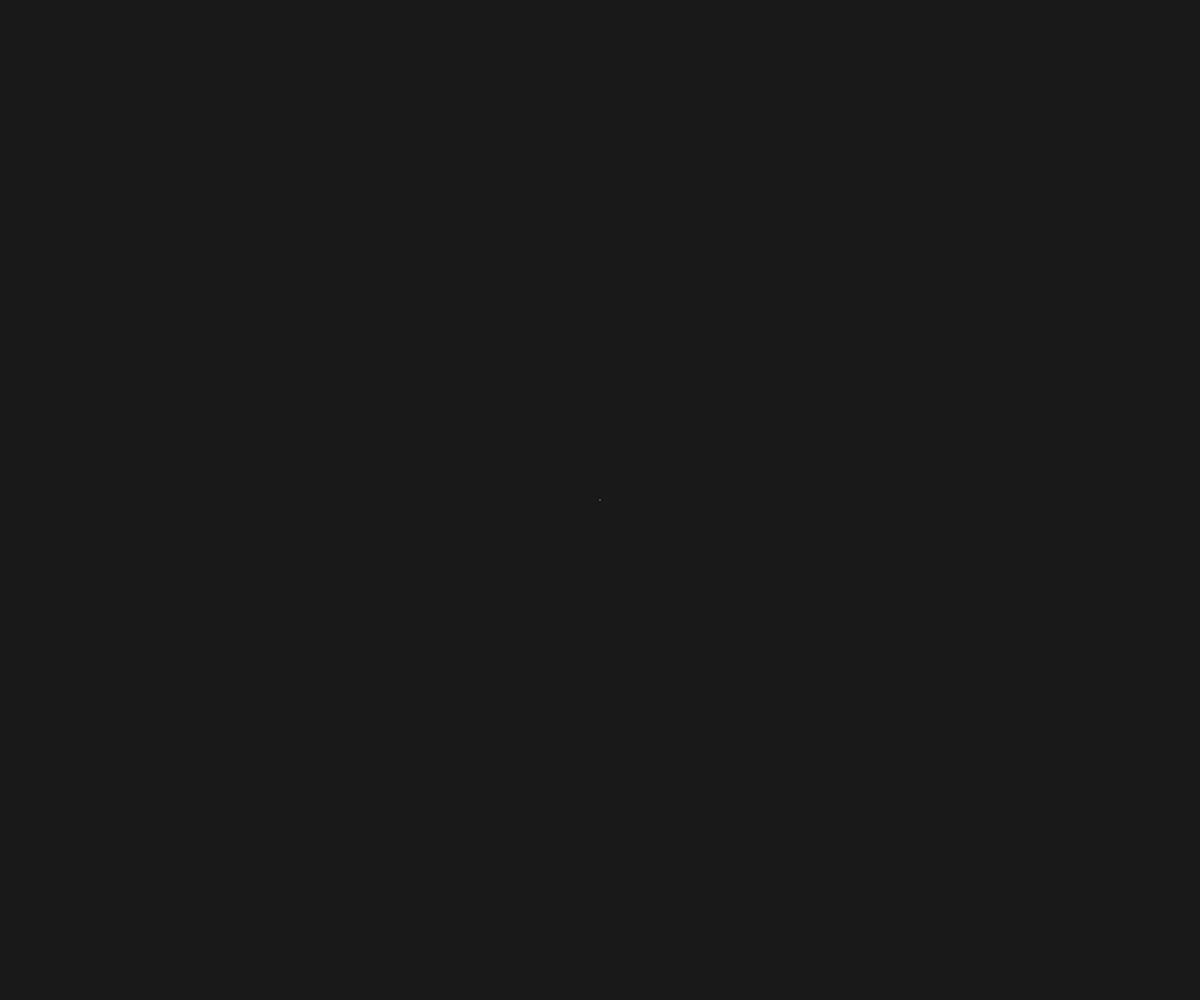
Frame 1 (no input)
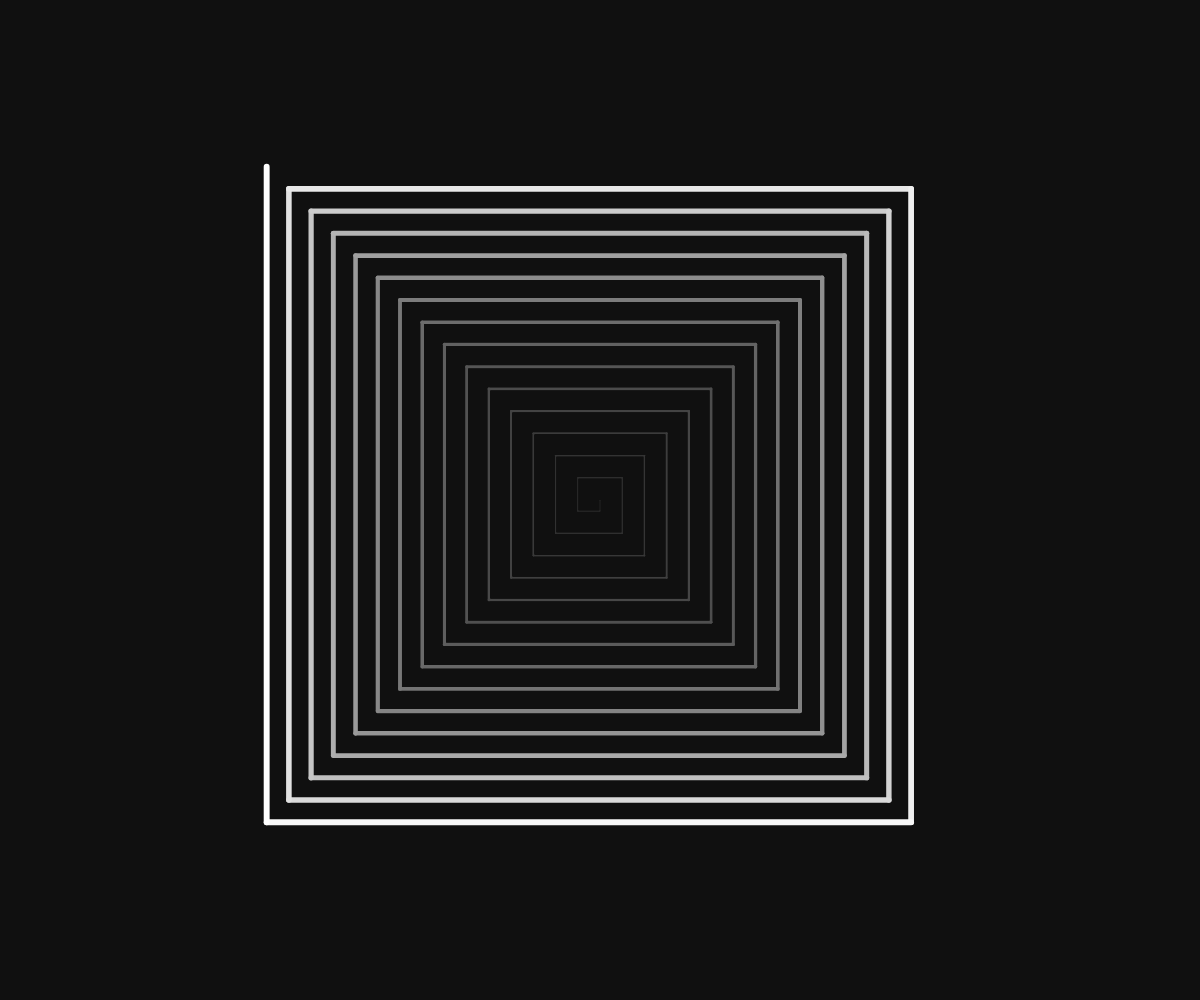
Frame 60 (no input)
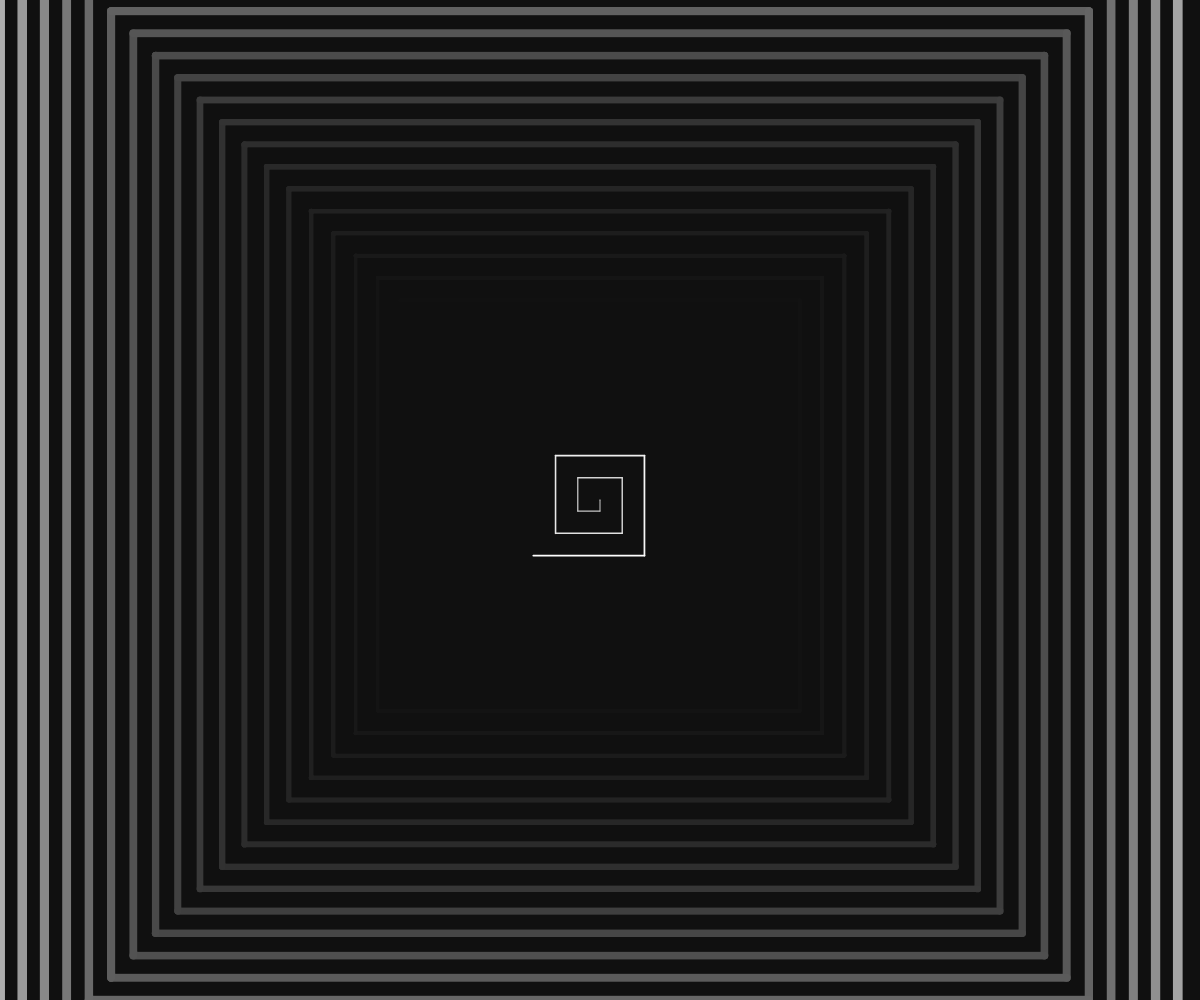
Frame 120 (the mouse pressed at the canvas centre since frame 60)

The p5.js sketch that drew these frames (run headless with seeded random() and noise() and a simulated clock; from frame 60 on, the mouse is pressed at the canvas centre):

// p5.js sketch
// ── sketch.js
function setup() {
  looping = true;

  createCanvas(innerWidth, innerHeight);
  frame_rate = 60;
  frameRate(frame_rate);
  colorMode(HSB, 1, 1, 1, 1);
  background(0.1);

  p = {
    x: 0,
    y: 0
  };

  r = 0;
  r_delta = min(width, height) / frame_rate / 1.5;
  r_max = max(width, height);

  angle = 0;
  angle_delta = TWO_PI / 4;
}

function draw() {
  translate(width / 2, height / 2);
  if (r >= r_max) {
    r = 0;
    p.x = 0;
    p.y = 0;
    angle = 0;
  }
  q = {
    x: p.x + r * cos(angle),
    y: p.y + r * sin(angle)
  };
  stroke(1);
  strokeWeight(map(r, 0, r_max, 1, 10));
  background(0.1, 0.03);
  line(p.x, p.y, q.x, q.y);
  p = q;
  angle += angle_delta;
  r += r_delta;
}

function mousePressed() {
  if (looping) {
    noLoop();
    looping = false;
  } else {
    loop();
    looping = true;
  }
}
